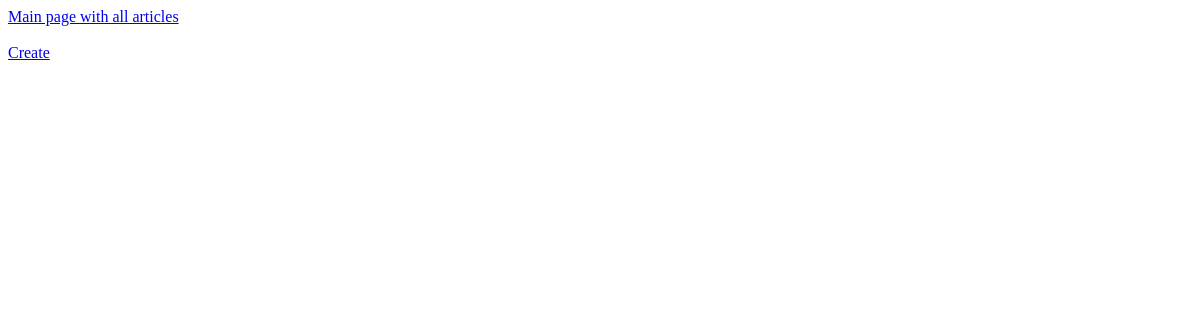
Before: /blog/ with the older database file.
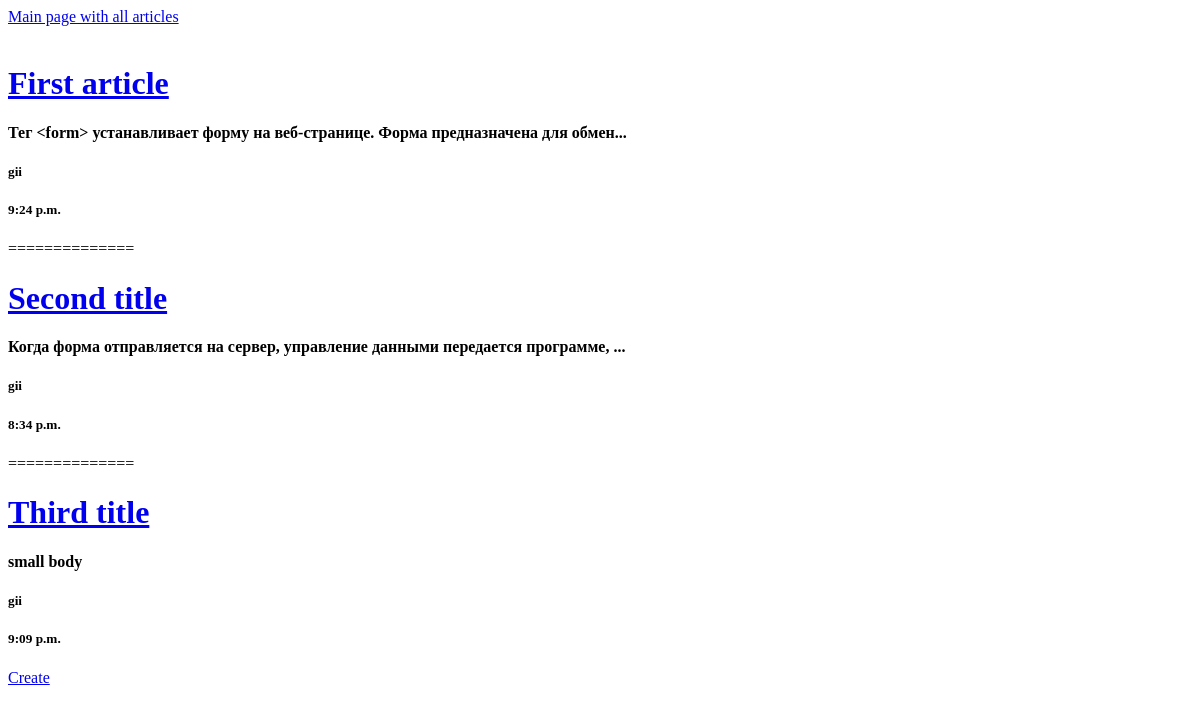
After: the same page with the newer database file.
### blog/models.py (models this page shows, shortened)
class Article(models.Model):
    title = models.CharField(max_length=120)
    author = models.CharField(max_length=120)
    body = models.TextField()
    time = models.TimeField(auto_now=True)
    def get_absolute_url(self):
        return reverse('blog:article-detail', kwargs={'pk': self.id})
    @property
    def summary(self):
        if len(self.body) > 80:
            return self.body[:77] + '...'
        return self.body

### blog/views.py (the view)
# urls.py: path('', views.ArticleListView.as_view(), name='article-list'),
class ArticleListView(generic.ListView):
    queryset = Article.objects.all()

### blog/templates/blog/article_list.html
{% extends 'base_article.html' %}
{% block content %}
{% for obj in object_list %}
<h1><a href="{{ obj.get_absolute_url }}">{{ obj.title }}</a></h1>
<h4>{{ obj.summary }}</h4>
<h5>{{ obj.author }}</h5>
<h5>{{ obj.time }}</h5>
{% if not forloop.last %}=============={% endif %}
{% endfor %}
<a href="{% url 'blog:article-create' %}">Create</a>
{% endblock %}

Changed rows visible on the page:
added Article: title "First article", summary "Тег <form> устанавливает форму на веб-странице. Форма предназначена для обмен...", author "gii", time "9:24 p.m."
added Article: title "Second title", summary "Когда форма отправляется на сервер, управление данными передается программе, ...", author "gii", time "8:34 p.m."
added Article: title "Third title", summary "small body", author "gii", time "9:09 p.m."
